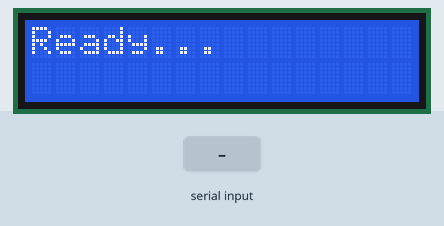
This sketch was run on a simulated Arduino Uno, built with avr-gcc and run on an emulated ATmega328P. On the bench: 16×2 character LCD. The test bench sets the inputs (shaded band). Random numbers use the default seed unless the sketch sets one.

Above: at 1.2 s.
1.3 s: "1\n" received over Serial
At 2.5 s:
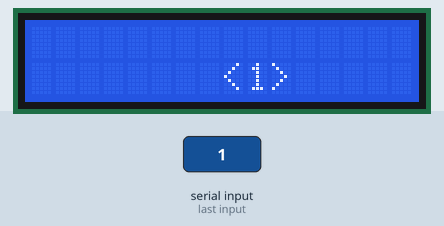
2.8 s: "0\n" received over Serial
At 3.8 s:
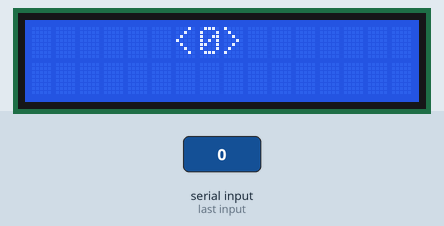
4.3 s: "2\n" received over Serial
At 4.9 s:
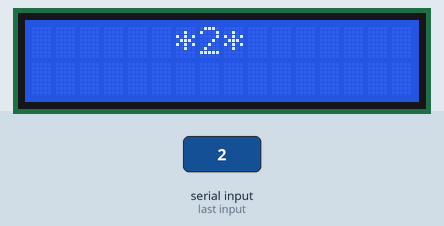
5.8 s: "1\n" received over Serial
At 7.0 s:
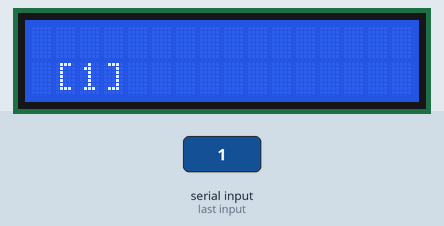
7.3 s: "0\n" received over Serial
At 8.4 s:
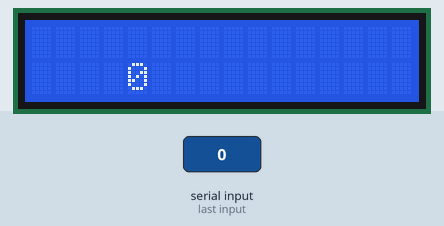
8.8 s: "2\n" received over Serial
At 9.5 s:
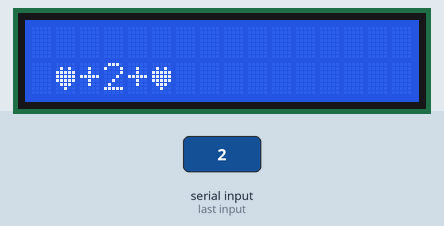
Timing chart, 0 to 11.3 s (numbered marks = the images above; inputs shaded):
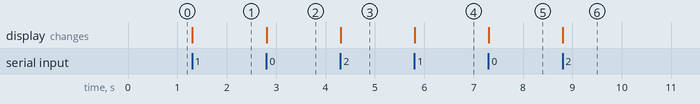

Measured:
- after the input at 1.3 s, the display: changes at once (image 1)
- after the input at 2.8 s, the display: changes at once (image 2)
- after the input at 4.3 s, the display: changes at once (image 3)
- after the input at 5.8 s, the display: changes at once (image 4)
- after the input at 7.3 s, the display: changes at once (image 5)
- after the input at 8.8 s, the display: changes at once (image 6)

The sketch:

lcd_arduino.ino
```cpp
#include <LiquidCrystal.h>

// RS, E, D4, D5, D6, D7
LiquidCrystal lcd(1, 2, 3, 4, 5, 6);

// Custom Heart Character
byte heart[8] = {
  B00000,
  B01010,
  B11111,
  B11111,
  B11111,
  B01110,
  B00100,
  B00000
};

void setup() {

  Serial.begin(9600);

  lcd.begin(16, 2);

  // Create heart character at slot 0
  lcd.createChar(0, heart);

  // Seed random generator
  randomSeed(analogRead(A0));

  lcd.clear();
  lcd.print("Ready...");
}

void loop() {

  if (Serial.available()) {

    String msg = Serial.readStringUntil('\n');

    int separator = msg.indexOf('|');

    String word;

    if (separator >= 0) {
      word = msg.substring(0, separator);
    } else {
      word = msg;
    }

    word.trim();

    if (word.length() == 0)
      return;

    lcd.clear();

    // ---------- Random Style ----------
    int style = random(0, 8);

    String displayWord;

    switch (style) {

      case 0:
        displayWord = "<" + word + ">";
        break;

      case 1:
        displayWord = "[" + word + "]";
        break;

      case 2:
        displayWord = "~" + word + "~";
        break;

      case 3:
        displayWord = "*" + word + "*";
        break;

      case 4:
        displayWord = "=" + word + "=";
        break;

      case 5:
        displayWord = "+" + word + "+";
        break;

      default:
        displayWord = word;
        break;
    }

    // ---------- Random Position ----------
    int row = random(0, 2);

    int maxCol = 16 - displayWord.length();

    if (maxCol < 0)
      maxCol = 0;

    int col = random(0, maxCol + 1);

    // ---------- Heart Mode ----------
    bool showHeart = (random(0, 100) < 25); // 25% chance

    if (showHeart) {

      int heartWidth = displayWord.length() + 2;

      maxCol = 16 - heartWidth;

      if (maxCol < 0)
        maxCol = 0;

      col = random(0, maxCol + 1);

      lcd.setCursor(col, row);
      lcd.write(byte(0));

      lcd.print(displayWord);

      lcd.write(byte(0));
    }
    else {

      lcd.setCursor(col, row);
      lcd.print(displayWord);
    }

    // Small flash effect
    delay(20);
  }
}
```
